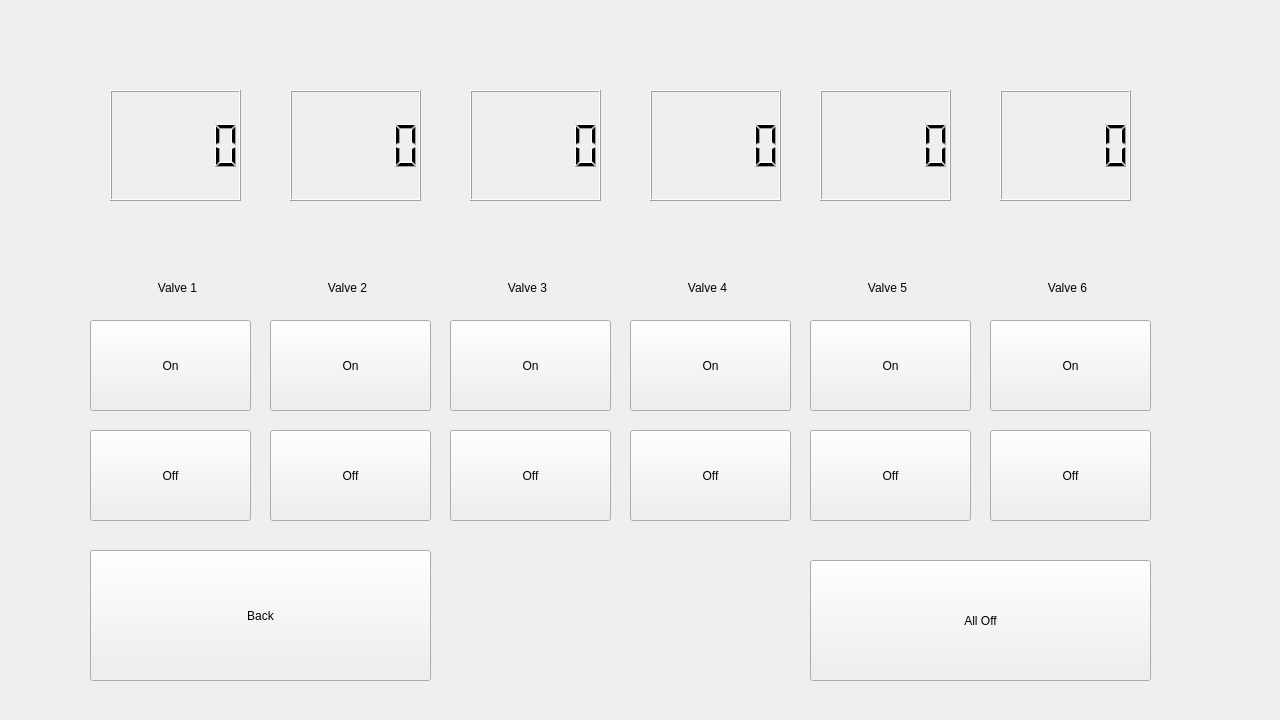
<?xml version="1.0" encoding="UTF-8"?>
<ui version="4.0">
 <class>test_valves</class>
 <widget class="QWidget" name="test_valves">
  <property name="geometry">
   <rect>
    <x>0</x>
    <y>0</y>
    <width>1280</width>
    <height>720</height>
   </rect>
  </property>
  <property name="windowTitle">
   <string>test_valves</string>
  </property>
  <widget class="QPushButton" name="v1_on">
   <property name="geometry">
    <rect>
     <x>90</x>
     <y>320</y>
     <width>161</width>
     <height>91</height>
    </rect>
   </property>
   <property name="text">
    <string>On</string>
   </property>
  </widget>
  <widget class="QPushButton" name="v2_on">
   <property name="geometry">
    <rect>
     <x>270</x>
     <y>320</y>
     <width>161</width>
     <height>91</height>
    </rect>
   </property>
   <property name="text">
    <string>On</string>
   </property>
  </widget>
  <widget class="QPushButton" name="v3_on">
   <property name="geometry">
    <rect>
     <x>450</x>
     <y>320</y>
     <width>161</width>
     <height>91</height>
    </rect>
   </property>
   <property name="text">
    <string>On</string>
   </property>
  </widget>
  <widget class="QPushButton" name="v4_on">
   <property name="geometry">
    <rect>
     <x>630</x>
     <y>320</y>
     <width>161</width>
     <height>91</height>
    </rect>
   </property>
   <property name="text">
    <string>On</string>
   </property>
  </widget>
  <widget class="QPushButton" name="v5_on">
   <property name="geometry">
    <rect>
     <x>810</x>
     <y>320</y>
     <width>161</width>
     <height>91</height>
    </rect>
   </property>
   <property name="text">
    <string>On</string>
   </property>
  </widget>
  <widget class="QPushButton" name="v6_on">
   <property name="geometry">
    <rect>
     <x>990</x>
     <y>320</y>
     <width>161</width>
     <height>91</height>
    </rect>
   </property>
   <property name="text">
    <string>On</string>
   </property>
  </widget>
  <widget class="QPushButton" name="v2_off">
   <property name="geometry">
    <rect>
     <x>270</x>
     <y>430</y>
     <width>161</width>
     <height>91</height>
    </rect>
   </property>
   <property name="text">
    <string>Off</string>
   </property>
  </widget>
  <widget class="QPushButton" name="v1_off">
   <property name="geometry">
    <rect>
     <x>90</x>
     <y>430</y>
     <width>161</width>
     <height>91</height>
    </rect>
   </property>
   <property name="text">
    <string>Off</string>
   </property>
  </widget>
  <widget class="QPushButton" name="v4_off">
   <property name="geometry">
    <rect>
     <x>630</x>
     <y>430</y>
     <width>161</width>
     <height>91</height>
    </rect>
   </property>
   <property name="text">
    <string>Off</string>
   </property>
  </widget>
  <widget class="QPushButton" name="v5_off">
   <property name="geometry">
    <rect>
     <x>810</x>
     <y>430</y>
     <width>161</width>
     <height>91</height>
    </rect>
   </property>
   <property name="text">
    <string>Off</string>
   </property>
  </widget>
  <widget class="QPushButton" name="v3_off">
   <property name="geometry">
    <rect>
     <x>450</x>
     <y>430</y>
     <width>161</width>
     <height>91</height>
    </rect>
   </property>
   <property name="text">
    <string>Off</string>
   </property>
  </widget>
  <widget class="QPushButton" name="v6_off">
   <property name="geometry">
    <rect>
     <x>990</x>
     <y>430</y>
     <width>161</width>
     <height>91</height>
    </rect>
   </property>
   <property name="text">
    <string>Off</string>
   </property>
  </widget>
  <widget class="QPushButton" name="all_off">
   <property name="geometry">
    <rect>
     <x>810</x>
     <y>560</y>
     <width>341</width>
     <height>121</height>
    </rect>
   </property>
   <property name="text">
    <string>All Off</string>
   </property>
  </widget>
  <widget class="QLabel" name="label">
   <property name="geometry">
    <rect>
     <x>150</x>
     <y>280</y>
     <width>55</width>
     <height>16</height>
    </rect>
   </property>
   <property name="text">
    <string>Valve 1</string>
   </property>
   <property name="alignment">
    <set>Qt::AlignCenter</set>
   </property>
  </widget>
  <widget class="QLabel" name="label_2">
   <property name="geometry">
    <rect>
     <x>320</x>
     <y>280</y>
     <width>55</width>
     <height>16</height>
    </rect>
   </property>
   <property name="text">
    <string>Valve 2</string>
   </property>
   <property name="alignment">
    <set>Qt::AlignCenter</set>
   </property>
  </widget>
  <widget class="QLabel" name="label_3">
   <property name="geometry">
    <rect>
     <x>500</x>
     <y>280</y>
     <width>55</width>
     <height>16</height>
    </rect>
   </property>
   <property name="text">
    <string>Valve 3</string>
   </property>
   <property name="alignment">
    <set>Qt::AlignCenter</set>
   </property>
  </widget>
  <widget class="QLabel" name="label_4">
   <property name="geometry">
    <rect>
     <x>680</x>
     <y>280</y>
     <width>55</width>
     <height>16</height>
    </rect>
   </property>
   <property name="text">
    <string>Valve 4</string>
   </property>
   <property name="alignment">
    <set>Qt::AlignCenter</set>
   </property>
  </widget>
  <widget class="QLabel" name="label_5">
   <property name="geometry">
    <rect>
     <x>860</x>
     <y>280</y>
     <width>55</width>
     <height>16</height>
    </rect>
   </property>
   <property name="text">
    <string>Valve 5</string>
   </property>
   <property name="alignment">
    <set>Qt::AlignCenter</set>
   </property>
  </widget>
  <widget class="QLabel" name="label_6">
   <property name="geometry">
    <rect>
     <x>1040</x>
     <y>280</y>
     <width>55</width>
     <height>16</height>
    </rect>
   </property>
   <property name="text">
    <string>Valve 6</string>
   </property>
   <property name="alignment">
    <set>Qt::AlignCenter</set>
   </property>
  </widget>
  <widget class="QLCDNumber" name="v1">
   <property name="geometry">
    <rect>
     <x>110</x>
     <y>90</y>
     <width>131</width>
     <height>111</height>
    </rect>
   </property>
  </widget>
  <widget class="QLCDNumber" name="v2">
   <property name="geometry">
    <rect>
     <x>290</x>
     <y>90</y>
     <width>131</width>
     <height>111</height>
    </rect>
   </property>
  </widget>
  <widget class="QLCDNumber" name="v3">
   <property name="geometry">
    <rect>
     <x>470</x>
     <y>90</y>
     <width>131</width>
     <height>111</height>
    </rect>
   </property>
  </widget>
  <widget class="QLCDNumber" name="v4">
   <property name="geometry">
    <rect>
     <x>650</x>
     <y>90</y>
     <width>131</width>
     <height>111</height>
    </rect>
   </property>
  </widget>
  <widget class="QLCDNumber" name="v5">
   <property name="geometry">
    <rect>
     <x>820</x>
     <y>90</y>
     <width>131</width>
     <height>111</height>
    </rect>
   </property>
  </widget>
  <widget class="QLCDNumber" name="v6">
   <property name="geometry">
    <rect>
     <x>1000</x>
     <y>90</y>
     <width>131</width>
     <height>111</height>
    </rect>
   </property>
  </widget>
  <widget class="QPushButton" name="pushButton">
   <property name="geometry">
    <rect>
     <x>90</x>
     <y>550</y>
     <width>341</width>
     <height>131</height>
    </rect>
   </property>
   <property name="text">
    <string>Back</string>
   </property>
  </widget>
 </widget>
 <resources/>
 <connections>
  <connection>
   <sender>v1_on</sender>
   <signal>pressed()</signal>
   <receiver>v1</receiver>
   <slot>setDecMode()</slot>
   <hints>
    <hint type="sourcelabel">
     <x>170</x>
     <y>365</y>
    </hint>
    <hint type="destinationlabel">
     <x>175</x>
     <y>145</y>
    </hint>
   </hints>
  </connection>
 </connections>
</ui>
